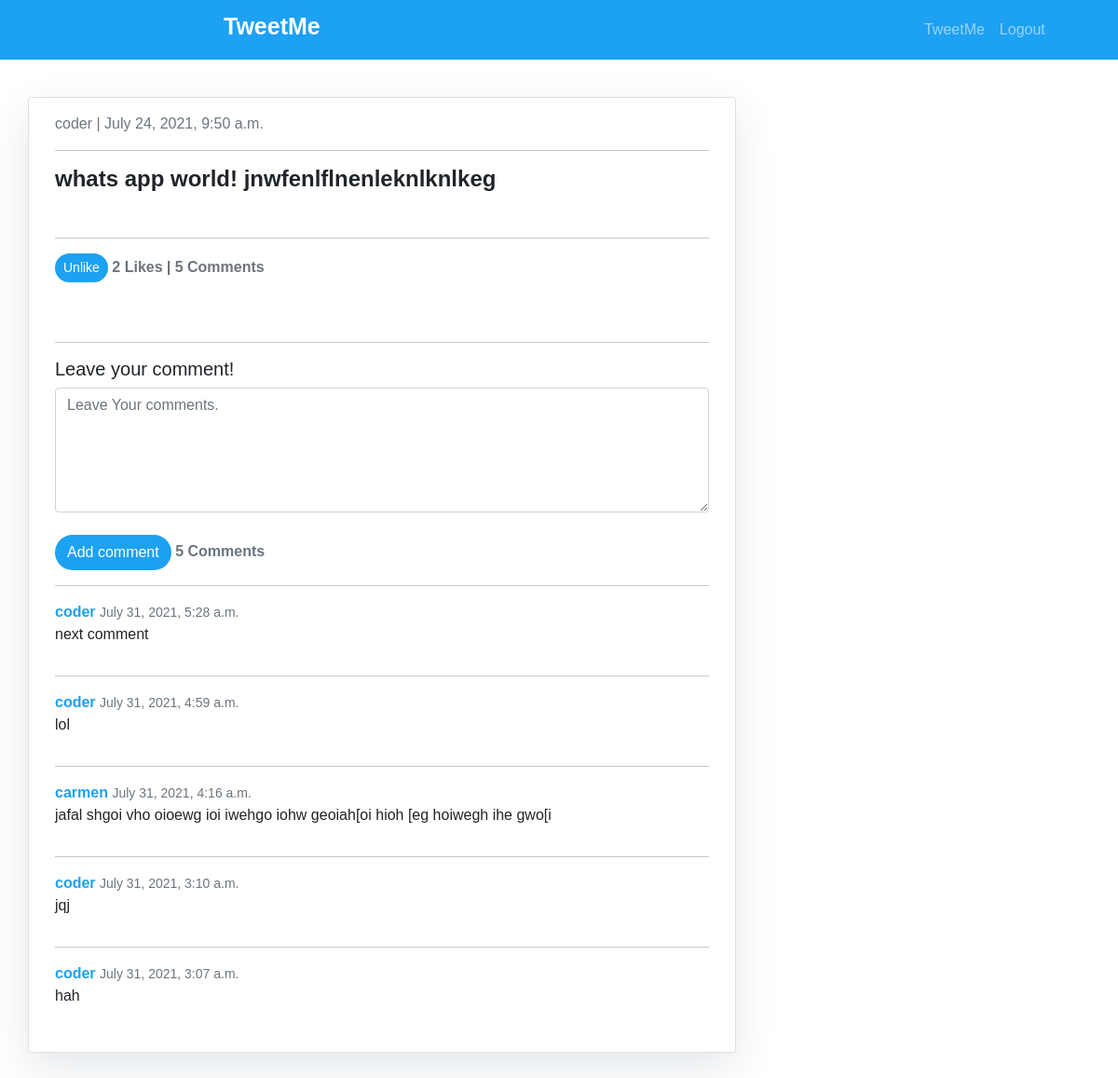
Page /tweet/1/ (signed in) on the committed database.
### Tweet/models.py (models this page shows, shortened)
class Tweet(models.Model):
    user = models.ForeignKey(User, on_delete=models.CASCADE)
    tweet_text = models.TextField(max_length=300)
    created_at = models.DateTimeField(auto_now_add=True)
    likes = models.ManyToManyField(User, related_name='tweet_like', blank=True)
    def num_of_likes(self):
        return self.likes.count()
    @property
    def num_of_comments(self):
        return TweetComment.objects.filter(tweet=self).count()

class TweetComment(models.Model):
    tweet = models.ForeignKey(Tweet, related_name='comments', on_delete=models.CASCADE)
    user = models.ForeignKey(User, on_delete=models.CASCADE, null=True, related_name='comments')
    content = models.TextField(blank=True, null=True)
    date_posted = models.DateTimeField(auto_now_add=True)

### Tweet/views.py (the view, shortened to what this page needs)
# urls.py: path('tweet/<int:pk>/', views.tweetDetail, name='tweetDetail'),
def tweetDetail(request, pk):
    tweetObj = get_object_or_404(Tweet, pk=pk)
    likes_connected = get_object_or_404(Tweet, pk=pk)
    liked = False
    if likes_connected.likes.filter(id=request.user.id).exists():
        liked = True
    num_of_likes = likes_connected.num_of_likes()
    tweet_is_liked = liked
    comment_form = NewCommentForm
    comment = TweetComment.objects.filter(tweet=tweetObj).order_by('-date_posted')
    if request.user.is_authenticated:
        comment_form = NewCommentForm
    context ={
        'tweetObj': tweetObj,
        'num_of_likes': num_of_likes,
        'tweet_is_liked': tweet_is_liked,
        'comments': comment,
        'comment_form': comment_form,
    }
    return render(request, 'tweet/tweetDetail.html', context)

### templates/tweet/tweetDetail.html (shortened to what this page needs)
{% extends "base.html" %}
{% block content %}
<div class="container">
  <div class="row">
    <div class="col-md-8 card mb-4  mt-3 left  top">
      <div class="card-body">
        <p class=" text-muted">{{ tweetObj.user }} | {{ tweetObj.created_at }}</p>
        <hr>
        <h4 class="card-text ">{{ tweetObj.tweet_text | safe }}</h4>
        {% if user.is_authenticated %}
        <br>
        <hr>
        <form action="{% url 'tweetLike' tweetObj.id %}" method="POST">
            {% if tweet_is_liked %}
            <button type="submit" name="tweet_id" value="{{tweetObj.id}}" class="btn btn-block btn-sm" style="border-radius: 50px; background-color: #1DA1F2; color: white;">Unlike</button>
            {% else %}
            <button type="submit" name="tweet_id" value="{{tweetObj.id}}" class="btn btn-block btn-sm" style="border-radius: 50px; background-color: #1DA1F2; color: white;">Like</button>
            {% endif %}
            <strong class="text-secondary">{{ num_of_likes }} Like{{ num_of_likes|pluralize }} </strong> |
            <strong class="text-secondary">{{ tweetObj.num_of_comments }} Comment{{ tweetObj.num_of_comments|pluralize }}</strong>
        </form>
        {% endif %}
        <br>
        <br>
<hr>
        <h5>Leave your comment!</h5>
<div id="comments_section">
  {% if user.is_authenticated %}
  <form method="POST" action="{% url 'tweetDetail' tweetObj.id %}">
    <div class="form-group">
      {{ comment_form.content }}
      <br>
      <button class="btn btn-block btn" style="border-radius: 50px; background-color: #1DA1F2; color: white;" type="submit">Add comment </button>
      <strong class="text-secondary">{{ tweetObj.num_of_comments }} Comment{{ tweetObj.num_of_comments|pluralize }}</strong>
    </div>
  </form>
  {% else %}
    <a  class="btn btn-block btn" style="border-radius: 50px; background-color: #1DA1F2; color: white;" type="submit" href="{% url 'loginpage' %}">Log in to add a comment!</a><br>
  {% endif %}
  {% if comments %}
  <ul>
    {% for comment in comments %}
    <hr>
    <li>
     <div>
        <span>
          <strong class="text" style="color: #1DA1F2;">{{ comment.user }} </strong>
          <small class="text-muted">{{ comment.date_posted }}</small>
        </span>
        <p>
          {{ comment.content }}
        </p>
      </div>
    </li>
    {% endfor %}
  </ul>
  {% else %}
  <br>
    <strong class="text-secondary">No comments yet...</strong>
   {% endif %}
      </div>
    </div>
  </div>
</div>
{% endblock %}

### templates/tweet/tweetDetail.html (style rules this page uses)
.card { box-shadow: 0 16px 48px #E3E7EB; }

### templates/base.html (style rules this page uses)
body { background-color:rgb((255, 255, 255), 255, 255)!important; font-family: sans-serif; }
ul { padding: 0; list-style-type: none; }
.social-links ul, li { list-style-type:none; display: inline-block; }
.card h4 { font-weight: 700; }

### rows in the picture
Tweet: user "coder", created_at "July 24, 2021, 9:50 a.m.", tweet_text "whats app world! jnwfenlflnenleknlknlkeg", num_of_comments "5"
TweetComment: user "coder", date_posted "July 31, 2021, 5:28 a.m.", content "next comment"
TweetComment: user "coder", date_posted "July 31, 2021, 4:59 a.m.", content "lol"
TweetComment: user "carmen", date_posted "July 31, 2021, 4:16 a.m.", content "jafal shgoi vho oioewg ioi iwehgo iohw geoiah[oi hioh [eg hoiwegh ihe gwo[i"
TweetComment: user "coder", date_posted "July 31, 2021, 3:10 a.m.", content "jqj"
TweetComment: user "coder", date_posted "July 31, 2021, 3:07 a.m.", content "hah"

### other values in the picture
{{ num_of_likes }} "2"
